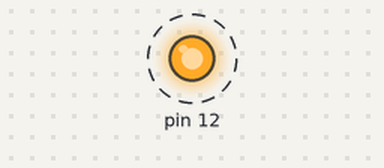
The sketch below on a simulated Arduino Uno, built with avr-gcc and run on an emulated ATmega328P. Parts: output pins drawn as LEDs (lit = HIGH). Dashed ring = blinking. What the sketch prints to the serial monitor is not drawn.

Above: at 1.5 s.
Timing chart, 0 to 5.6 s (numbered marks = the images above):
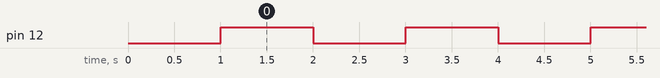

The sketch:

listen03.ino
```cpp
void setup() {
  // put your setup code here, to run once:
  delay(1000);
  Serial.begin(115200);
  Serial.println();
  Serial.println("setup start...");

  pinMode(12, OUTPUT);
  Serial.println("setup end.");
}

void loop() {
  // put your main code here, to run repeatedly:
  digitalWrite(12, HIGH);
  Serial.println("LED ON");
  delay(1000);
  digitalWrite(12, LOW);
  Serial.println("LED OFF");
  delay(1000);
}
```

Measured:
- by itself, pin 12: alternates HIGH for 1.0 s and LOW for 1.0 s
